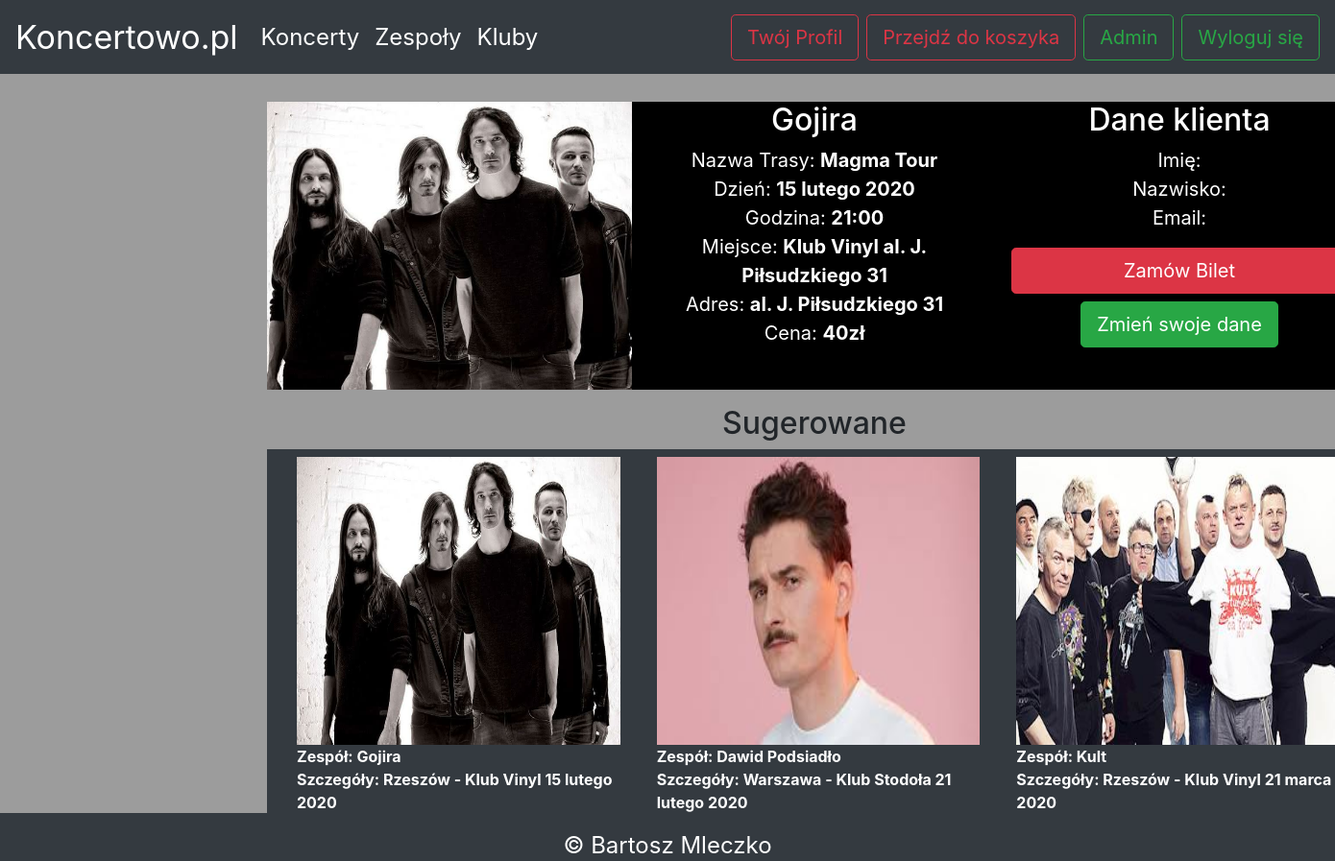
The page /concerts/5 (signed in) on the database its author committed.
### zespol/models.py (models this page shows, shortened)
class Concert(models.Model):
    name = models.CharField("concert_name", max_length=100)
    date = models.DateTimeField("concert_date")
    band = models.ForeignKey(Band,on_delete=models.CASCADE)
    club = models.ForeignKey(Club,on_delete=models.CASCADE)
    normal_tickets = models.IntegerField("normal_tickets",default=100)
    ticket_price = models.IntegerField("ticket_price", default=40)
    class Meta:
        verbose_name="Koncert"
        verbose_name_plural="Koncerty"

class Band(models.Model):
    name = models.CharField('band_name', max_length=50)
    image = models.ImageField("band_image", upload_to="icons/bands", blank=True)
    genre = models.ForeignKey(Genre,on_delete=models.CASCADE)
    class Meta:
        verbose_name="Zespol"
        verbose_name_plural="Zespoly"

class Club(models.Model):
    name = models.CharField("club_name", max_length=100)
    address = models.CharField("address", max_length=100)
    city = models.CharField("address", max_length=100,default='Rzeszów')
    image = models.ImageField("club_image", upload_to="icons/clubs", blank=True)
    normal_tickets = models.IntegerField("normal_tickets",default=100)
    class Meta:
        verbose_name="Klub"
        verbose_name_plural="Kluby"

### zespol/views.py (the view)
# urls.py: path('concerts/<int:pk>',login_required(views.ConcertDetail.as_view()),name='concert-detail'),
class ConcertDetail(DetailView,LoginRequiredMixin):
    model = Concert
    template_name = 'concert_detail.html'
    def get_context_data(self, **kwargs):
        context = super().get_context_data(**kwargs)
        context['profile'] = User.objects.get(username=self.request.user)
        context['suggested'] = Concert.objects.all().order_by('date')[:3:1]
        user =  User.objects.get(username=self.request.user)
        return context

### zespol/templates/concert_detail.html
{% extends 'index.html' %}
{% load static %}
{% block content %}
<div class="container" style="position: absolute; top: 10%; left:20vw; bottom:10%; right: auto;" >
    <div class="row mt-3 mb-3">
            <div class="col-12  bg-light " style="height: 300px;">
                <div class="row" style="background:black; color:white;">
                    <div class="col-4" style="background: darkgray;  height: 300px; background-image: url('{{ concert.band.image.url }}'); background-size: cover; background-repeat: no-repeat; background-position: center;" >
                     </div>
                    <div class="col-4" style="text-align: center;">
                        <h2>{{ concert.band.name }}</h2>
                                <div   style="font-size: 20px;">
                                <span > Nazwa Trasy: <b>{{ concert.name }}</b></span>
                                <br>
                                <span> Dzień: <b>{{ concert.date |date:"j E Y" }}</b></span>
                                <br>
                                <span>Godzina: <b>{{ concert.date |date:"G:i " }}</b></span>
                                <br>
                                <span>Miejsce: <b>{{concert.club.name}} {{ concert.club.address }}</b></span>
                                    <br>
                                <span>Adres: <b>{{ concert.club.address }}</b></span>
                                    <br>
                                <span>Cena: <b>{{ concert.ticket_price }}zł</b></span>
                            </div>
                    </div>
                    <div class="col-4" style="text-align: center;">
                                 <h2>Dane klienta</h2>
                                <div style="font-size: 20px;">
                                <span>Imię: <b>{{ profile.first_name }}</b></span>
                                <br>
                                <span>Nazwisko: <b>{{profile.last_name }}</b></span>
                                <br>
                                <span>Email: <b>{{ profile.email }}</b></span>
                            </div>
                              <a href="{%url  'thanks' concert.pk %}" class="btn btn-danger btn-block btn-lg mt-3"> Zamów Bilet</a>
                    <a href="/profile-update" class=" btn btn-success btn-lg mt-2 ">Zmień swoje dane</a>
                    </div>
                </div>
            </div>
    </div>
    <h2 style="text-align: center;">Sugerowane</h2>
    <div class="row bg-dark p-2 mb-2">
        {% for concert in suggested %}
            <div class="col ml-2 view overlay" >
            <img src="{{ concert.band.image.url }}" class="img-fluid" style="width: 340px; height: 300px;"/>
                <div style="color: white">
                    <span><b>Zespół: {{ concert.band.name }}</b></span>
                    <br>
                    <span><b>Szczegóły: {{ concert.club.city }} - {{ concert.club.name }} {{ concert.date|date:"j E Y"  }}</b></span>
                </div>
                          {% if concert.normal_tickets == 0%}
                                     <a href="{% url 'concert-detail' concert.pk %}" class="btn btn-primary btn-block mb-1" style="display: none;"> Kup</a>
                                <p style="color: red;"><b>Brak Biletów</b></p>
                                {% else %}
                                     <a href="{% url 'concert-detail' concert.pk %}" class="btn btn-danger btn-block mb-1"> Kup</a>
                             {% endif %}
            </div>
        {% endfor %}
    </div>
        </div>
{% endblock %}

### zespol/templates/index.html (shortened to what this page needs)
{% load static %}
<!doctype html>
<html lang="en">
  <head>
    <link rel="stylesheet" href="https://stackpath.bootstrapcdn.com/bootstrap/4.1.3/css/bootstrap.min.css">
    <link rel="stylesheet" href="{% static 'css/style.css' %}" type="text/css">
  </head>
  <body style="    background: #9c9c9c;">
  <div class="container-fluid" >
    <header>
       <nav class="navbar navbar-expand-lg navbar-dark bg-dark navigation fixed-top" >
  <div class="collapse navbar-collapse" id="navbarTogglerDemo01">
    <a class="navbar-brand" href="/" style="font-size: 34px">Koncertowo.pl</a>
    <ul class="navbar-nav mr-auto mt-2 mt-lg-0 " style="font-size: 24px;">
      <li class="nav-item active">
        <a class="nav-link" href="/concerts">Koncerty<span class="sr-only">(current)</span></a>
      </li>
      <li class="nav-item">
        <a class="nav-link active" href="/bands">Zespoły</a>
      </li>
      <li class="nav-item">
        <a class="nav-link active" href="/clubs" tabindex="-1">Kluby</a>
      </li>
    </ul>
    <form class="form-inline my-2 my-lg-0">
        <a class="btn btn-outline-danger mr-2 btn-lg" href="/profile">Twój Profil</a>
        <a class="btn btn-outline-danger mr-2 btn-lg" href="/cart">Przejdź do koszyka</a>
        {% if user.is_superuser %}
      <a class="btn btn-outline-success mr-2 my-sm-0 btn-lg" href="/admin">Admin</a>
        {% endif %}
          <a class="btn btn-outline-success my-2 my-sm-0 btn-lg" href="{% url 'logout' %}">Wyloguj się</a>
    </form>
  </div>
        </nav>
    </header>
      {% block content %}
      {% endblock %}
  <footer class="page-footer font-small bg-dark footer-light footer fixed-bottom mt-5" style="">
  <div class="footer-copyright text-center py-3 bg-dark fixed-bottom" style = "height: 60px;margin-bottom: -10px; ">© Bartosz Mleczko
  </div>
</footer>
    </div>
  </body>
</html>

### zespol/static/css/style.css (style rules this page uses)
.footer { color: white; bottom:0; left:0; position: absolute; width: 100%; font-size: 24px; }
.navigation { position: absolute; left:0; right:0; }

### rows shown on the page
Concert: band.image (picture), band.name "Gojira", name "Magma Tour", date "15 lutego 2020", date "21:00", club.name "Klub Vinyl", club.address "al. J. Piłsudzkiego 31", ticket_price "40", club.city "Rzeszów"
Concert: band.image (picture), band.name "Dawid Podsiadło", club.city "Warszawa", club.name "Klub Stodoła", date "21 lutego 2020"
Concert: band.image (picture), band.name "Kult", club.city "Rzeszów", club.name "Klub Vinyl", date "21 marca 2020"
